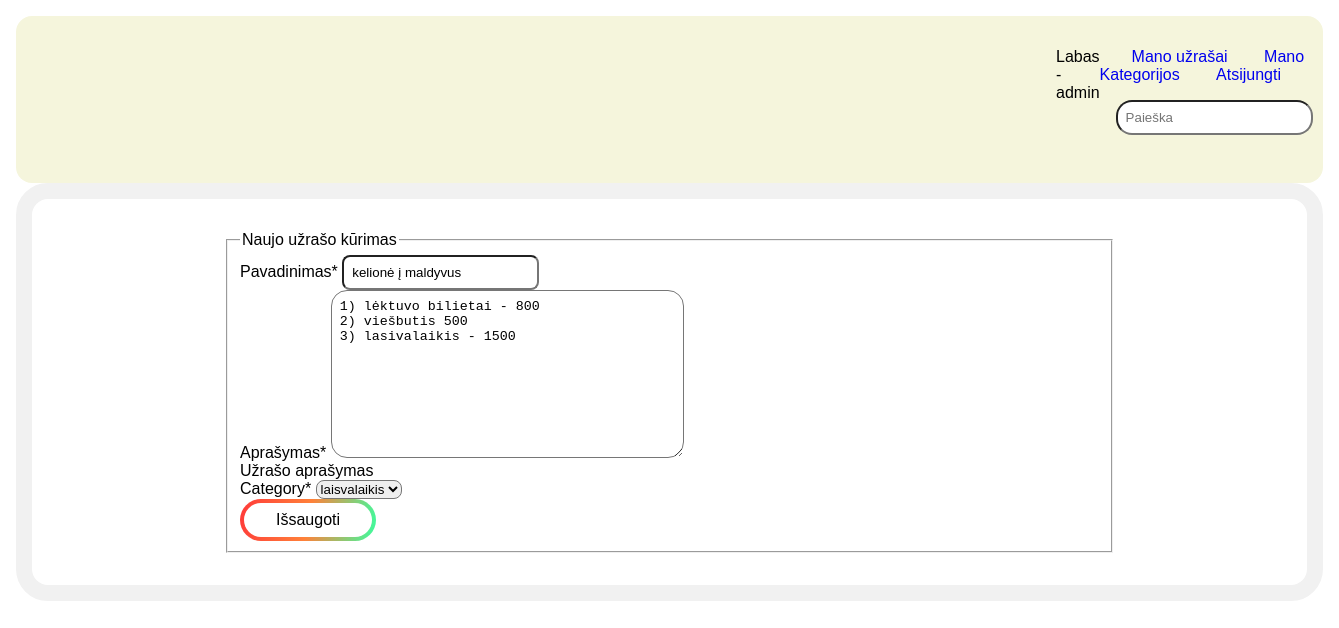
/note/mynotes/5/update (signed in), run on an earlier commit of the app's database.
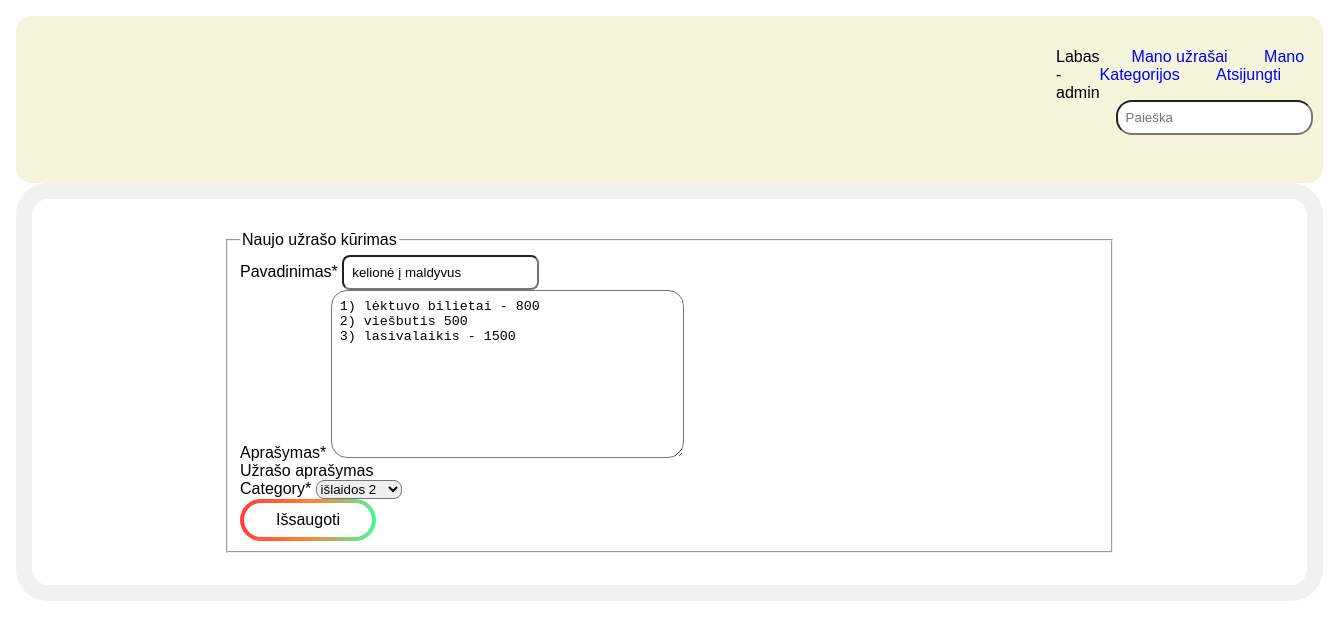
And on a later commit of the database.
### note/models.py (models this page shows, shortened)
class Inscription(models.Model):
    title = models.CharField('Pavadinimas', max_length=200)
    text = models.TextField('Aprašymas', max_length=1000, help_text='Užrašo aprašymas')
    category = models.ForeignKey('Category', on_delete=models.SET_NULL, null=True)
    reader = models.ForeignKey(User, on_delete=models.SET_NULL, null=True, blank=True)
    image = models.ImageField('Nuotrauka', upload_to='covers', null=True)
    class Meta:
        verbose_name = 'Užrašas'
        verbose_name_plural = 'Užrašai'

### note/views.py (the view)
# urls.py: path('mynotes/<int:pk>/update', views.NoteByUserUpdateView.as_view(), name='my-note-update'),
class NoteByUserUpdateView(LoginRequiredMixin, UserPassesTestMixin, generic.UpdateView):
    model = Inscription
    fields = ['title', 'text', 'category',]
    success_url = reverse_lazy('note:mynotes')
    template_name = 'note/user_note_form.html'
    def test_func(self):
        inscription = self.get_object()
        return self.request.user == inscription.reader

### note/models.py (called while the page is built)
    def __str__(self):
        return self.name

### note/templates/note/user_note_form.html (shortened to what this page needs)
{% extends "base.html" %}
{% load crispy_forms_tags %}
{% block content %}
    <div>
    <form method="POST">
        <fieldset class="">
            <legend class="">Naujo užrašo kūrimas</legend>
            {{ form|crispy }}
            <button class="button" type="submit">Išsaugoti</button>
        </fieldset>
    </form>
    </div>
{% endblock content %}

What changed in the data, as far as the page shows it:
changed Inscription "kelionė į maldyvus": category "laisvalaikis" → "išlaidos 2"
